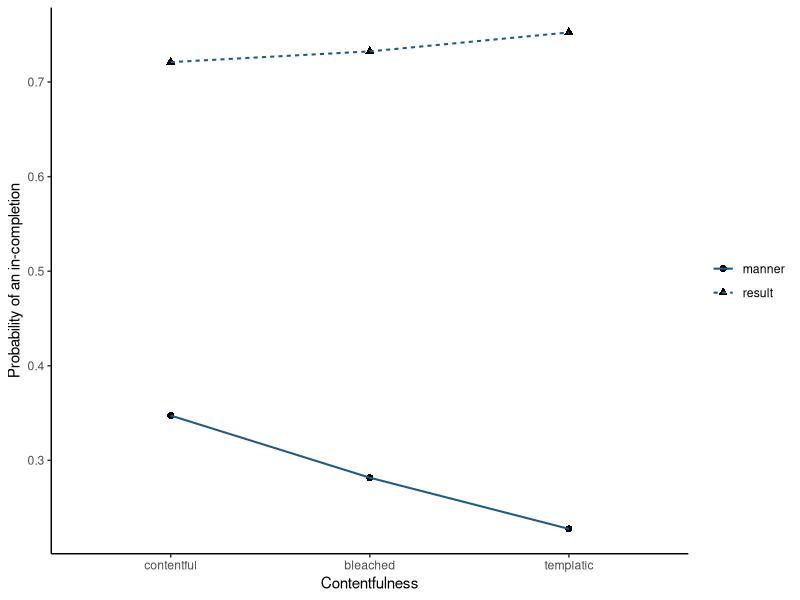

This figure's R source:
## ---- chunk 1
#| label: fit-multiple-logistic
#| echo: true
st_all <- read.csv("data/supertelicity/supertelicity-cloze.csv")
clause_inventory <- as.data.frame(xtabs(
  ~ contentfulness + clause_type,
  data = st_all
))
clause_inventory

st <- subset(st_all, clause_type == "episodic")
st$verb_type <- factor(st$verb_type, levels = c("manner", "result"))
st$contentfulness <- factor(st$contentfulness,
                            levels = c("contentful", "bleached", "templatic"))
additive <- glm(prep_in ~ verb_type + contentfulness, binomial(), st)
interaction <- glm(prep_in ~ verb_type * contentfulness, binomial(), st)
cells <- aggregate(prep_in ~ verb_type + contentfulness, st, mean)
cells$n <- as.integer(table(st$verb_type, st$contentfulness))
cells$additive <- predict(additive, newdata = cells, type = "response")
cells$interaction <- predict(interaction, newdata = cells, type = "response")
cells
## ---- chunk 2
#| label: supertelicity-six-cell-counts
#| echo: true
as.data.frame(xtabs(~ verb_type + contentfulness, data = st))
## ---- chunk 3
#| label: plot-multiple-logistic
#| echo: true
library(ggplot2)
ggplot(cells, aes(contentfulness, prep_in, shape = verb_type, group = verb_type)) +
  geom_point(size = 2.1) +
  geom_line(aes(y = interaction, linetype = verb_type),
            color = "#1F5A85", linewidth = .7) +
  labs(x = "Contentfulness", y = "Probability of an in-completion",
       shape = NULL, linetype = NULL) +
  theme_classic()
## ---- chunk 4
#| label: compare-multiple-logistic
#| echo: true
log_likelihood_additive <- as.numeric(logLik(additive))
log_likelihood_interaction <- as.numeric(logLik(interaction))
lr_statistic <- 2 * (
  log_likelihood_interaction - log_likelihood_additive
)
released_coefficients <-
  attr(logLik(interaction), "df") - attr(logLik(additive), "df")
lr_p_value <- pchisq(
  lr_statistic,
  df = released_coefficients,
  lower.tail = FALSE
)

software_comparison <- anova(additive, interaction, test = "Chisq")
stopifnot(
  abs(lr_statistic - software_comparison$Deviance[[2L]]) < 1e-10,
  released_coefficients == software_comparison$Df[[2L]],
  abs(lr_p_value - software_comparison$`Pr(>Chi)`[[2L]]) < 1e-10
)

data.frame(
  additive_log_likelihood = log_likelihood_additive,
  interaction_log_likelihood = log_likelihood_interaction,
  likelihood_ratio_statistic = lr_statistic,
  degrees_of_freedom = released_coefficients,
  p_value = lr_p_value
)
software_comparison
## ---- chunk 5
#| label: contentfulness-specific-probability-contrasts
#| echo: true
wide <- reshape(cells[c("verb_type", "contentfulness", "interaction")],
                idvar = "contentfulness", timevar = "verb_type", direction = "wide")
transform(wide, result_minus_manner = interaction.result - interaction.manner)
